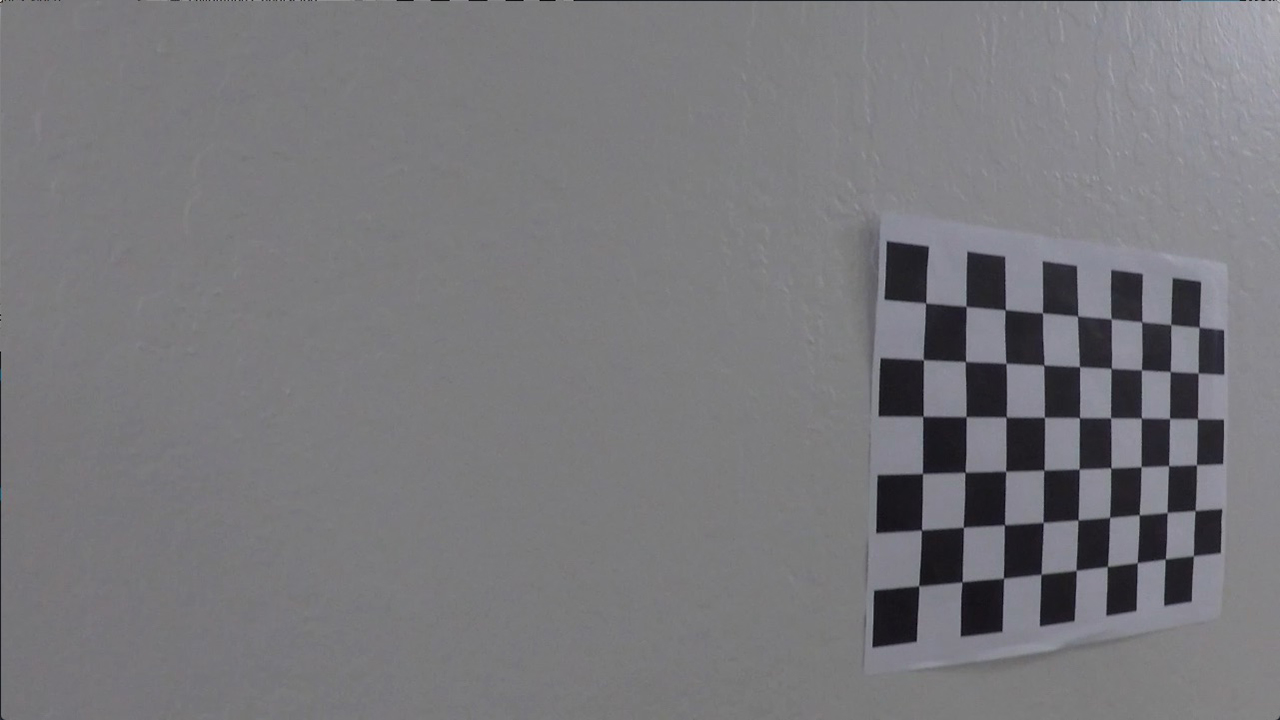
#> input picture camera_cal/calibration15.jpg, 1280 x 720 px
$ python -i image_binary_thresholder.py   (imports and definitions only)   (older library calls are emulated)
#> lines starting #> are read from the running program, lines starting #| are printed output that depends on the picture; after the words box and inside, x2 and y2 are one past the last pixel; in counts of white or black regions, pixels touching at a corner belong together
#> further down, picture is the input picture: shape (720, 1280, 3); mean B, G, R 123.1, 119.5, 120.1
import cv2
import numpy as np


def abs_sobel_thresh(gray, orient='x', sobel_kernel=3, thresh=(0, 255)):
    sobelx = cv2.Sobel(gray, cv2.CV_64F, 1, 0, ksize=sobel_kernel)
    sobely = cv2.Sobel(gray, cv2.CV_64F, 0, 1, ksize=sobel_kernel)

    sobel = sobely if orient is 'y' else sobelx
    abs_sobel = np.absolute(sobel)
    scaled_sobel = np.uint8(255 * abs_sobel / np.max(abs_sobel))

    grad_binary = np.zeros_like(scaled_sobel)
    grad_binary[(scaled_sobel >= thresh[0]) & (scaled_sobel <= thresh[1])] = 1

    return grad_binary


def mag_thresh(gray, sobel_kernel=3, thresh=(0, 255)):
    sobelx = cv2.Sobel(gray, cv2.CV_64F, 1, 0, ksize=sobel_kernel)
    sobely = cv2.Sobel(gray, cv2.CV_64F, 0, 1, ksize=sobel_kernel)

    abs_sobel = np.sqrt(sobelx ** 2 + sobely ** 2)
    scaled_sobel = np.uint8(255 * abs_sobel / np.max(abs_sobel))

    mag_binary = np.zeros_like(scaled_sobel)
    mag_binary[(scaled_sobel >= thresh[0]) & (scaled_sobel <= thresh[1])] = 1

    return mag_binary


def dir_thresh(gray, sobel_kernel=3, thresh=(0, np.pi / 2)):
    sobelx = cv2.Sobel(gray, cv2.CV_64F, 0, 1, ksize=sobel_kernel)
    sobely = cv2.Sobel(gray, cv2.CV_64F, 1, 0, ksize=sobel_kernel)

    abs_sobelx = np.absolute(sobelx)
    abs_sobely = np.absolute(sobely)
    direction = np.arctan2(abs_sobely, abs_sobelx)

    dir_binary = np.zeros_like(direction)
    dir_binary[(direction >= thresh[0]) & (direction <= thresh[1])] = 1

    return dir_binary


def hls_thresh(image, thresh=(0, 255)):
    # HLS
#> called with thresh = (160, 255)
    hls = cv2.cvtColor(np.copy(image), cv2.COLOR_RGB2HLS)
#> hls: shape (720, 1280, 3); mean of channels 0, 1, 2 67, 121.4, 5.1
    s_channel = hls[:, :, 2]
    s_binary = np.zeros_like(s_channel)
    s_binary[(s_channel >= thresh[0]) & (s_channel <= thresh[1])] = 1
    return s_binary


def get_binary(image):
    # Apply S-channel thresholding using HLS color space
    s_binary = hls_thresh(image, thresh=(160, 255))
#> s_binary: shape (720, 1280); every value is 0

    gray = cv2.cvtColor(np.copy(image), cv2.COLOR_BGR2GRAY)

    # Choose a Sobel kernel size
    ksize = 25  # Choose a larger odd number to smooth gradient measurements

    # Apply each of the thresholding functions
    gradx = abs_sobel_thresh(gray, orient='x', sobel_kernel=ksize, thresh=(40, 250))
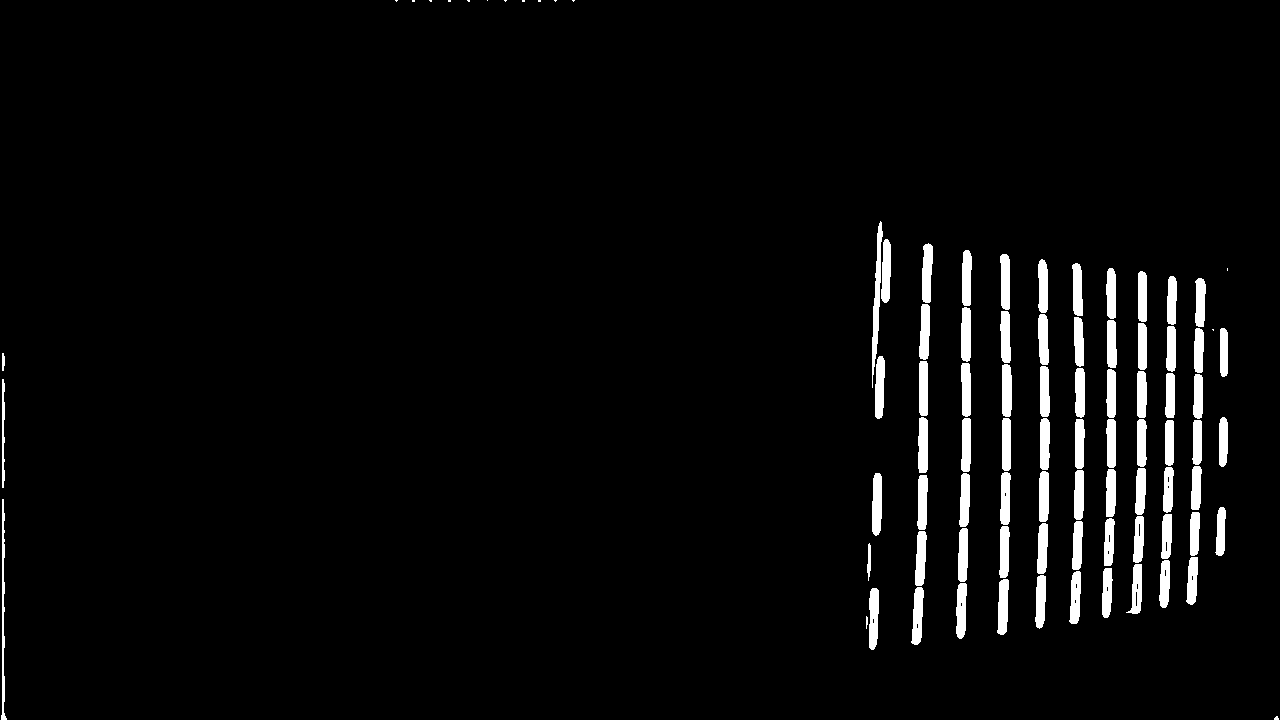
#> gradx: shape (720, 1280); values 0 (black) and 1 (white), 3.7% white; 90 white regions (14 under 20 px), largest, box (x1, y1, x2, y2) and area: (872, 221, 883, 388) 753, (872, 473, 882, 536) 557, (1, 499, 7, 720) 543
    grady = abs_sobel_thresh(gray, orient='y', sobel_kernel=ksize, thresh=(40, 250))
#> grady: shape (720, 1280); values 0 (black) and 1 (white), 2.9% white; 86 white regions (7 under 20 px), largest, box (x1, y1, x2, y2) and area: (575, 1, 1183, 5) 2034, (913, 640, 1083, 670) 841, (870, 637, 919, 652) 472
    mag_binary = mag_thresh(gray, sobel_kernel=ksize, thresh=(50, 250))
#> mag_binary: shape (720, 1280); values 0 (black) and 1 (white), 5.7% white; 18 white regions (3 under 20 px), largest, box (x1, y1, x2, y2) and area: (869, 237, 1228, 652) 48770, (577, 2, 1182, 5) 1285, (872, 225, 882, 370) 604
    dir_binary = dir_thresh(gray, sobel_kernel=ksize, thresh=(np.pi / 4 * 0.6, np.pi / 4 * 1.5))
#> in dir_thresh, `direction = np.arctan2(abs_sobely, abs_sobelx)`:
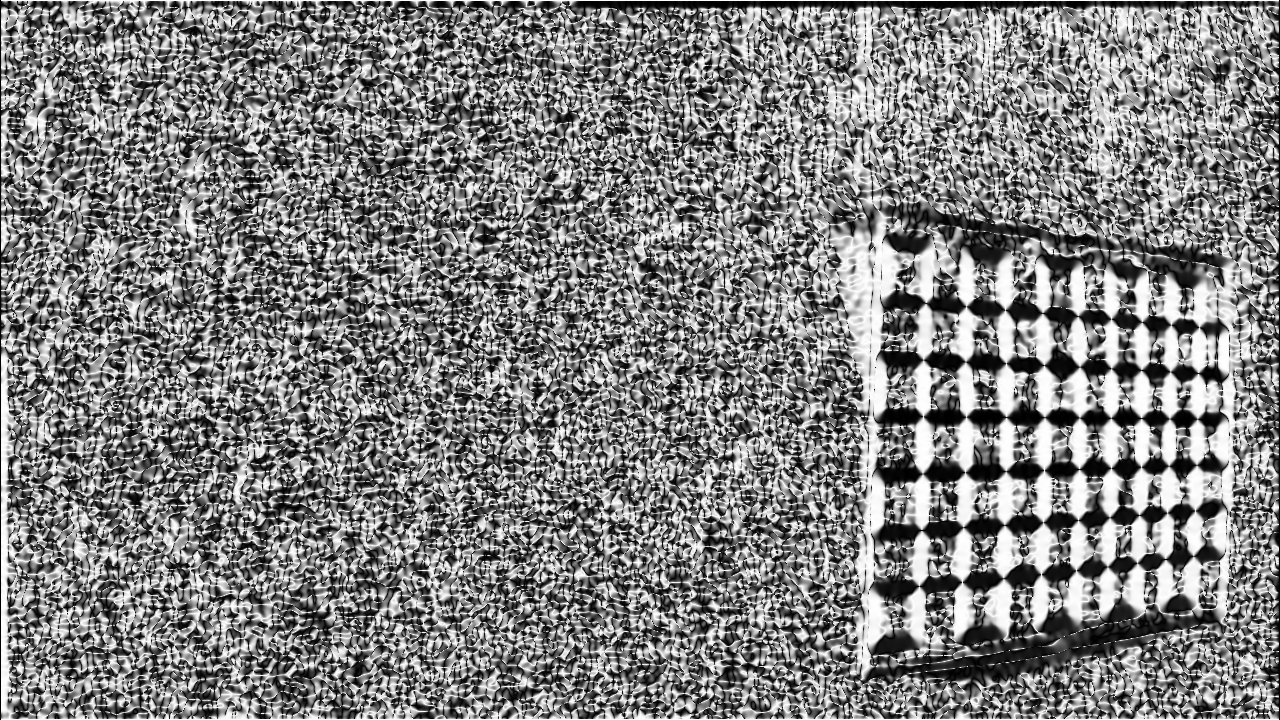
#> direction: shape (720, 1280) float64; min 0, max 1.57, mean 0.797; drawn with min black and max white
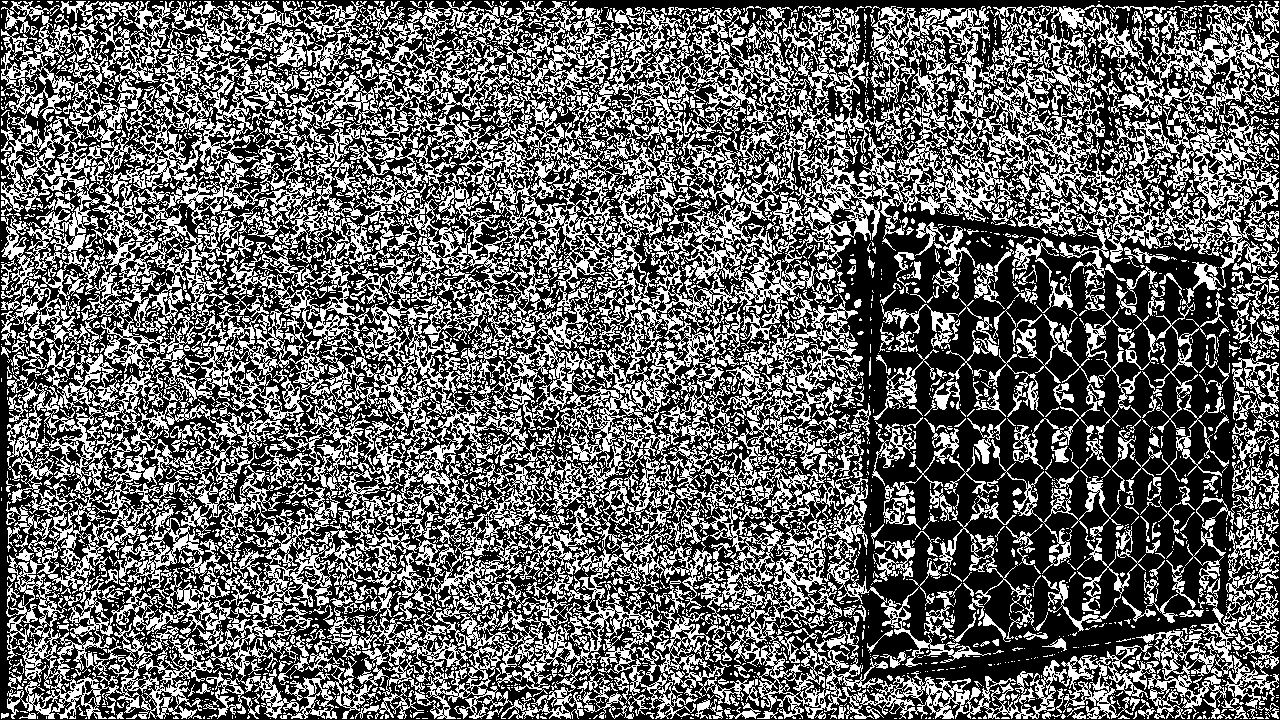
#> dir_binary: shape (720, 1280) float64; values 0 (black) and 1 (white), 40% white in thin lines or dots

    combined = np.zeros_like(gray)
    combined_grad = np.zeros_like(gray)
    combined_grad[((gradx == 1) & (grady == 1)) | ((mag_binary == 1) & (dir_binary == 1))] = 1
    combined[(s_binary == 1) | (combined_grad == 1)] = 1

    return combined


def main():
    pass


# [2 lines not run here, left out]

>>> import cv2
>>> picture = cv2.imread('camera_cal/calibration15.jpg')
>>> result = get_binary(picture)
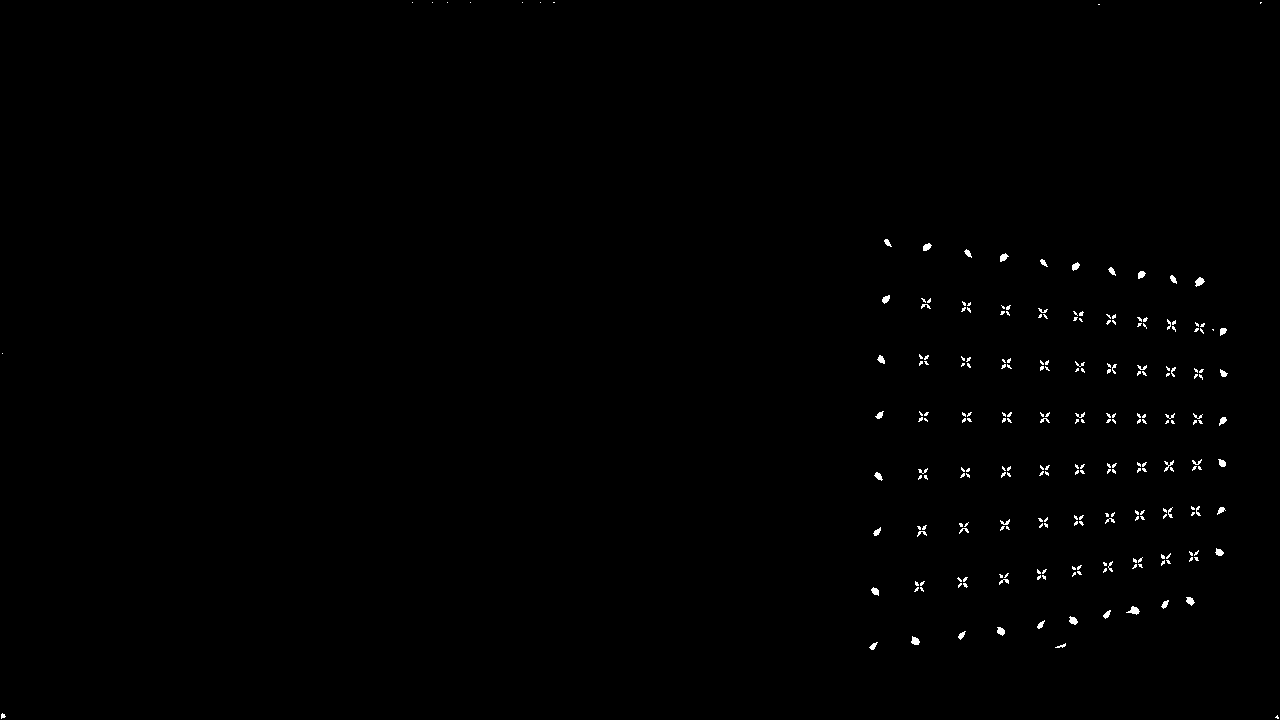
#> result: shape (720, 1280); values 0 (black) and 1 (white), 0.45% white in thin lines or dots

$ run again, on camera_cal/calibration7.jpg
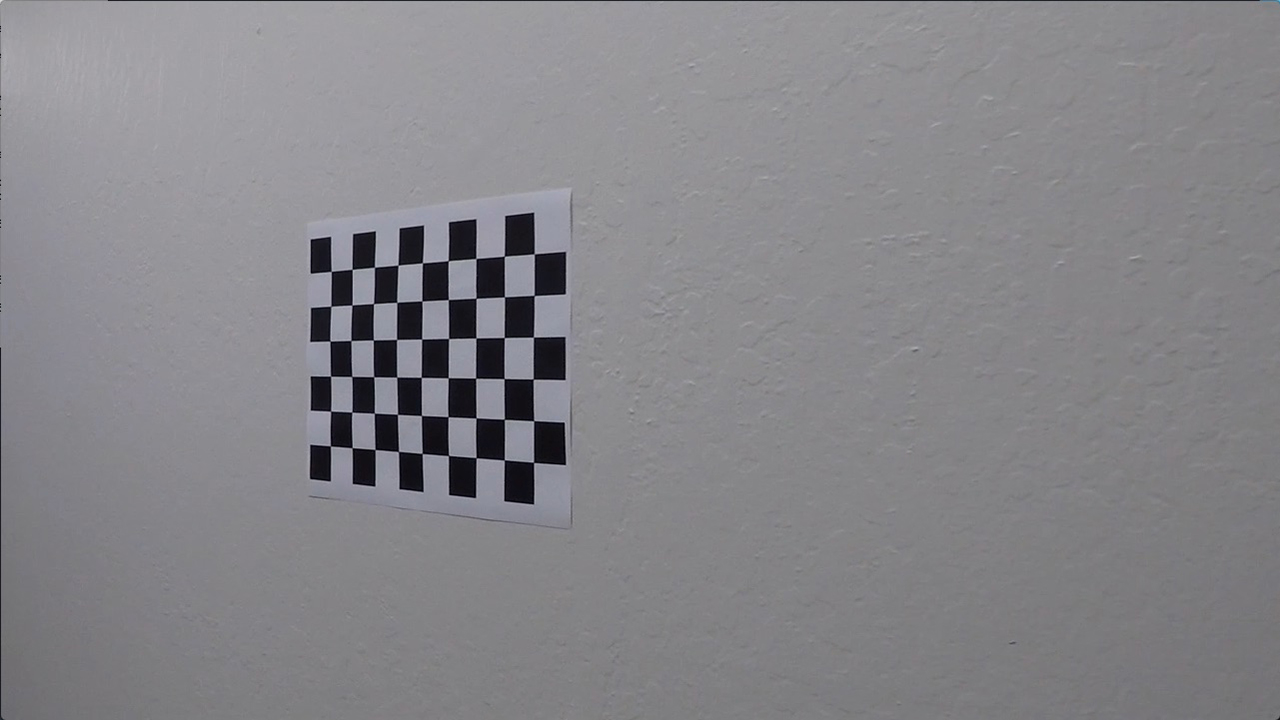
#> input picture camera_cal/calibration7.jpg, 1280 x 720 px
#> picture is the input picture: shape (720, 1280, 3); mean B, G, R 136.8, 132.7, 133.5
#> hls: shape (720, 1280, 3); mean of channels 0, 1, 2 92.6, 134.9, 6.3
#> in get_binary, `s_binary = hls_thresh(image, thresh=(160, 255))`:
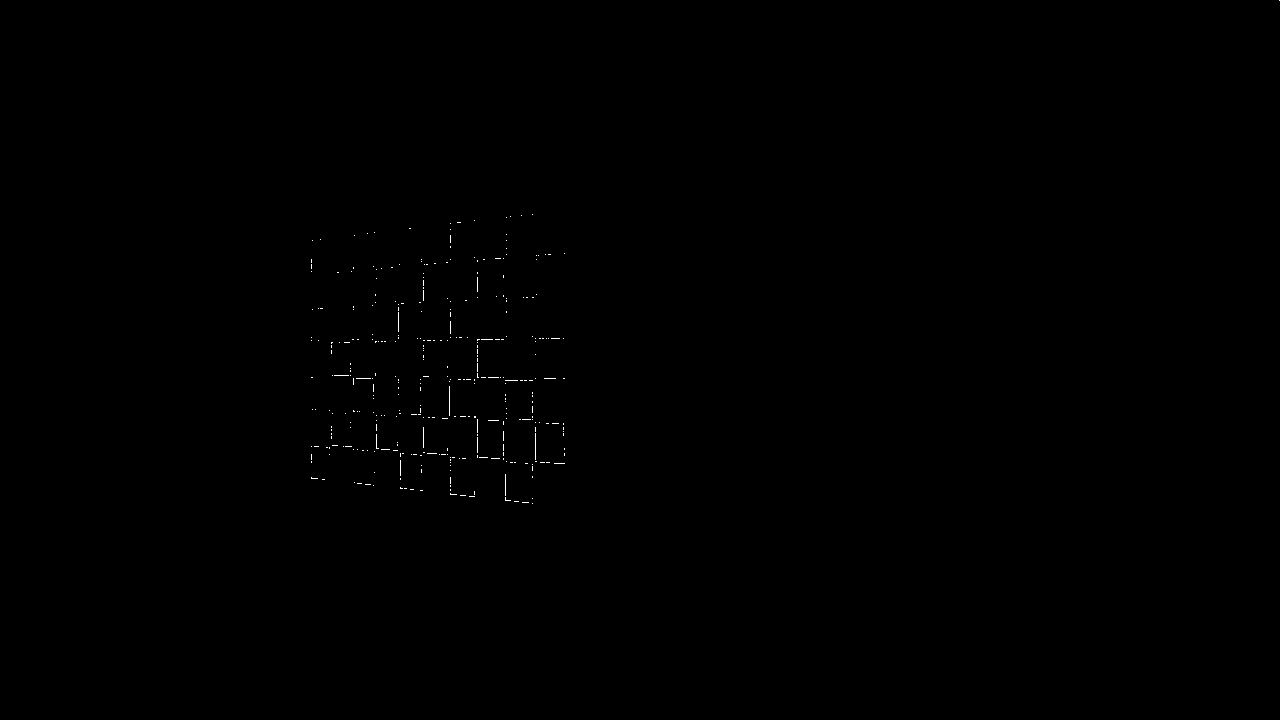
#> s_binary: shape (720, 1280); values 0 (black) and 1 (white), 0.12% white in thin lines or dots, all inside (x1, y1, x2, y2) = (311, 0, 1280, 504)
#> gradx: shape (720, 1280); values 0 (black) and 1 (white), 2.6% white; 76 white regions (3 under 20 px), largest, box (x1, y1, x2, y2) and area: (472, 217, 481, 298) 684, (370, 414, 380, 489) 636, (2, 349, 4, 580) 462
#> grady: shape (720, 1280); values 0 (black) and 1 (white), 2% white; 75 white regions (3 under 20 px), largest, box (x1, y1, x2, y2) and area: (108, 2, 1165, 5) 2885, (503, 208, 537, 220) 289, (535, 290, 568, 300) 286
#> mag_binary: shape (720, 1280); values 0 (black) and 1 (white), 3.9% white; 17 white regions (11 under 20 px), largest, box (x1, y1, x2, y2) and area: (306, 209, 570, 508) 33553, (109, 2, 661, 4) 1104, (663, 2, 874, 4) 420, (877, 2, 1011, 4) 260, (568, 194, 571, 219) 40, (0, 714, 6, 720) 23
#> dir_binary: shape (720, 1280) float64; values 0 (black) and 1 (white), 39.9% white in thin lines or dots
#> `result = get_binary(picture)`:
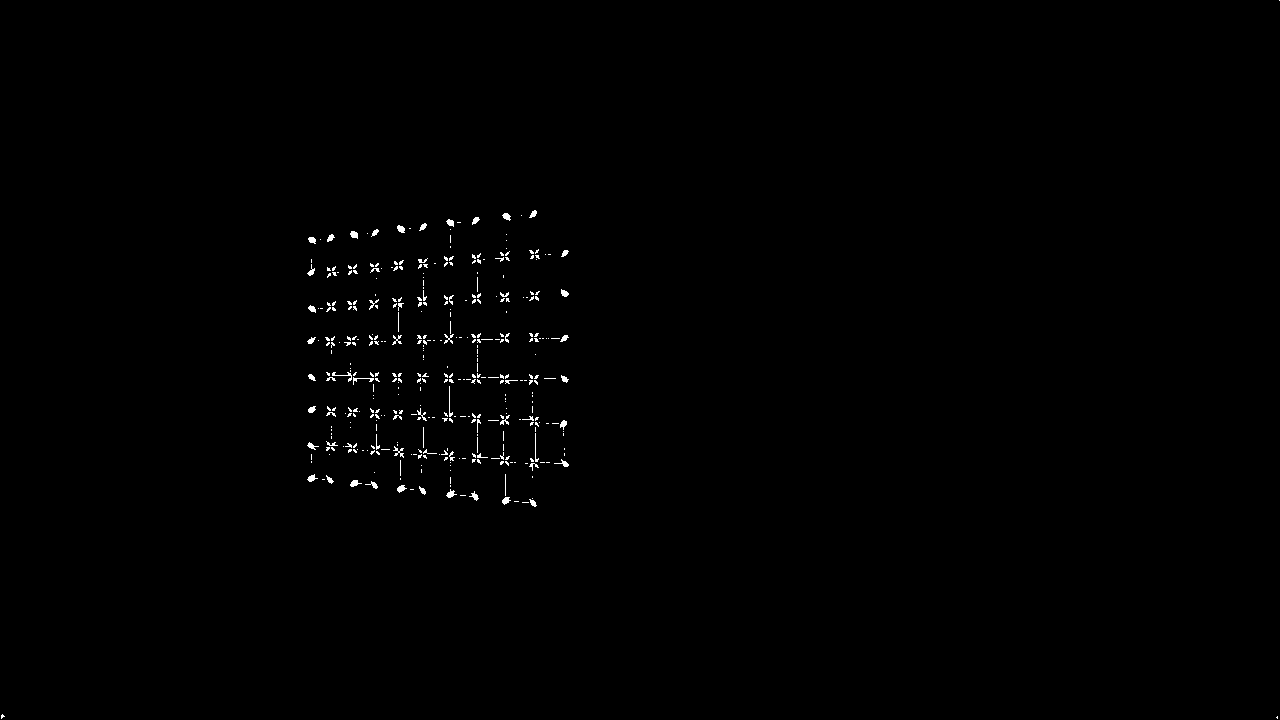
#> result: shape (720, 1280); values 0 (black) and 1 (white), 0.49% white in thin lines or dots
